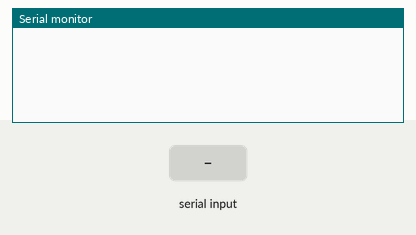
The sketch below on a simulated ESP8266 (NodeMCU). Shown: the last lines printed to the serial monitor. The inputs (shaded band) are chosen by the test bench.

Above: at 1.2 s.
1.3 s: "1\n" received over Serial
At 1.8 s:
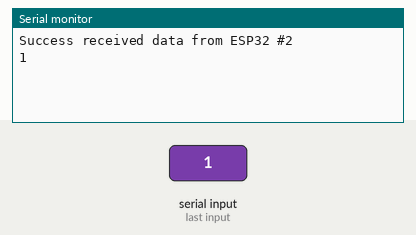
2.8 s: "0\n" received over Serial
At 4.0 s:
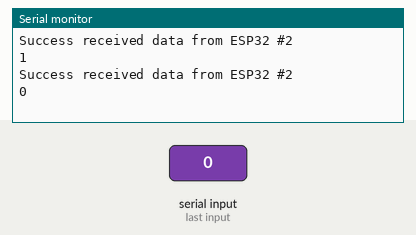
4.3 s: "2\n" received over Serial
At 5.3 s:
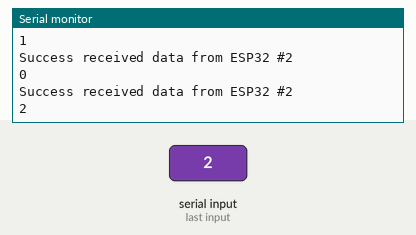

The sketch:

WahyuPriambodo_KodeReceiver2_ESP8266_SerialComm.ino
```cpp
// ESP8266 #3: Receive data from ESP32 #2 via Serial Comm
void setup() {
  Serial.begin(9600);
}

void loop() {
  if (Serial.available() > 0) {
    String receivedData = Serial.readStringUntil('\n');
    Serial.println("Success received data from ESP32 #2");
    Serial.println(receivedData);
  }
}
```

Measured:
- after the input at 1.3 s, the serial monitor: prints a new line at once (image 1)
- after the input at 2.8 s, the serial monitor: prints a new line at once (image 2)
- after the input at 4.3 s, the serial monitor: prints a new line at once (image 3)
